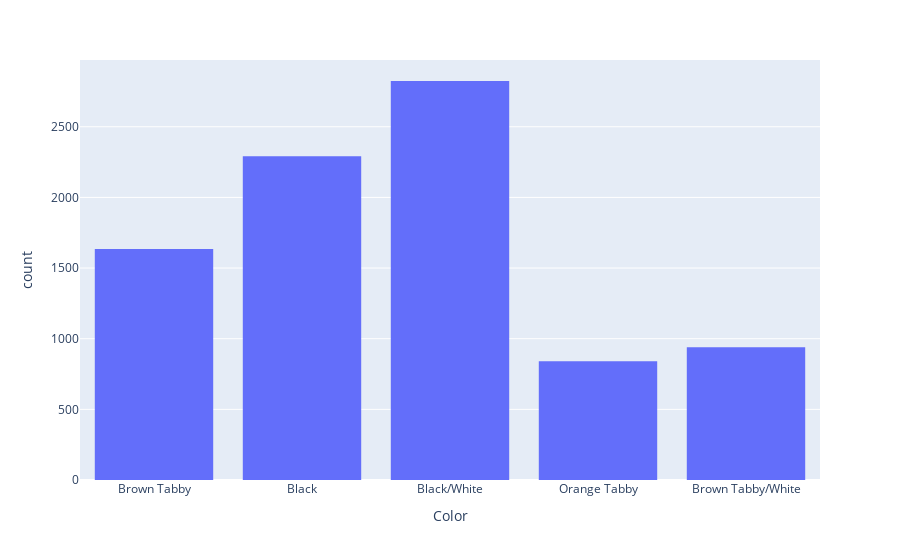

Notebook source saved alongside this figure:
### Code cell
top_colors = train[train['AnimalType'] == 'Cat']['Color'].value_counts()[:5].index.to_list()

fig = px.histogram(train[train['Color'].isin(top_colors)], x="Color")
fig.show()

### Figure 1 — Plotly figure (JSON) as saved in the notebook; plotly's stock layout.template omitted (floating-point values rounded to 4 significant figures; data arrays with more than 128 entries replaced by an {"elided": "..."} marker saying what was removed)
{"data": [{"alignmentgroup": "True", "bingroup": "x", "hovertemplate": "Color=%{x}<br>count=%{y}<extra></extra>", "legendgroup": "", "marker": {"color": "#636efa", "pattern": {"shape": ""}}, "name": "", "offsetgroup": "", "orientation": "v", "showlegend": false, "type": "histogram", "x": {"elided": "8532 str values"}, "xaxis": "x", "yaxis": "y"}], "layout": {"barmode": "relative", "legend": {"tracegroupgap": 0}, "margin": {"t": 60}, "xaxis": {"anchor": "y", "domain": [0, 1], "title": {"text": "Color"}}, "yaxis": {"anchor": "x", "domain": [0, 1], "title": {"text": "count"}}}}
